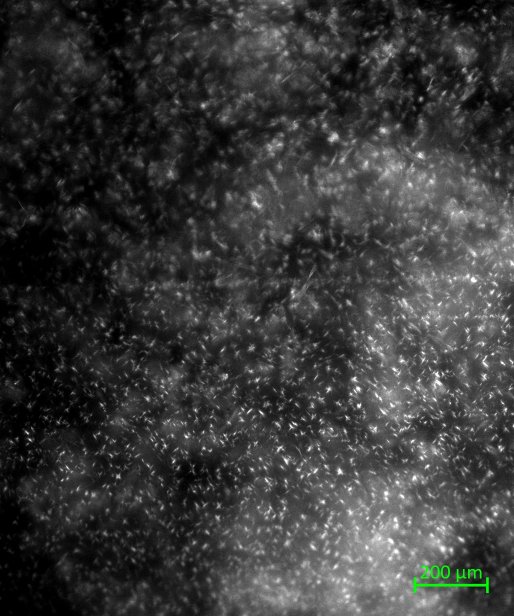
#> input picture Images/1_Macro_10_1000_32_6_12.jpg, 1028 x 1232 px, found by its file name (shown at 1/2 size); its folder holds 4 pictures in this run
$ python crystals_images.py
#> lines starting #> are read from the running program, lines starting #| are printed output that depends on the picture; after the words box and inside, x2 and y2 are one past the last pixel; in counts of white or black regions, pixels touching at a corner belong together
#import the libraries
import numpy as np
import pandas as pd
import cv2
import matplotlib.pyplot as plt
import seaborn as sns
import os

# create the database
def database(file, data, cnt_ellipse, cnt_rect):
    # properties
#> called with file = '1_Macro_10_1000_32_6_12.jpg', cnt_ellipse = 0, cnt_rect = 0
    properties = file[:-4].split('_')
    '''
        properties[0] -> Number of the teste
            ''    [1] -> Type(Macro, Micro, Mist)
            ''    [2] -> Concentration
            ''    [3] -> Reynolds
            ''    [4] -> Toil
            ''    [5] -> Tcool
            ''    [6] -> Time
    '''

    # get the contours(Leticia code)
    # read the image
    image = cv2.imread('%s/%s' % (FOLDER_PATH, file))
#> image is the input picture: shape (1232, 1028, 3); mean B, G, R 57.2, 57.7, 57.2

    # verify if the color of the image
    gray = cv2.cvtColor(image, cv2.COLOR_BGR2GRAY)
    mean = cv2.mean(gray)[0]
#> mean = 57.48
    if mean < 127:
        image = cv2.bitwise_not(image)
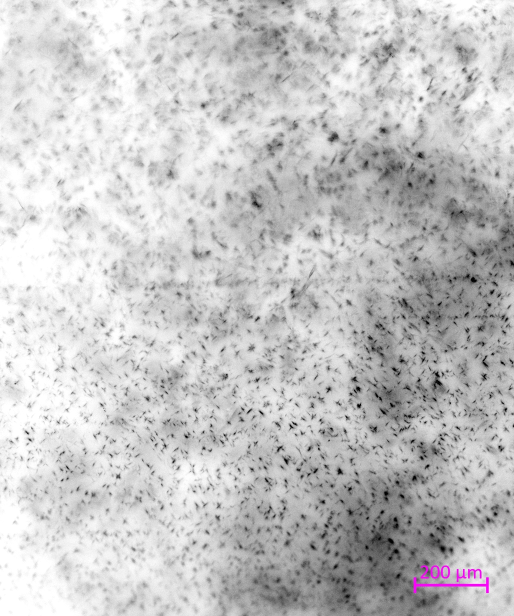
#> image: shape (1232, 1028, 3) (shown at 1/2 size); mean B, G, R 197.8, 197.3, 197.8

    # crop the image
    height, width,_ = image.shape
#> height = 1232; width = 1028
    crop_size = int(min(height, width) * 0.40)
#> crop_size = 411
    x = int((width - crop_size) / 2)
#> x = 308
    y = int((height - crop_size) / 2)
#> y = 410
    image = image[y:y+crop_size, x:x+crop_size]
#> image: shape (411, 411, 3)

    # filters
    if properties[1] == 'Macro':
        gray_image = cv2.cvtColor(image, cv2.COLOR_BGR2GRAY)
        # image = cv2.medianBlur(gray_image, 1) # !!!!!!!!!!!!!!
        image_blur = cv2.GaussianBlur(gray_image, (3,3), 0)
        # _, th = cv2.threshold(image_blur, 0, 255, cv2.THRESH_BINARY+cv2.THRESH_OTSU)
        image_eq = cv2.equalizeHist(image_blur)
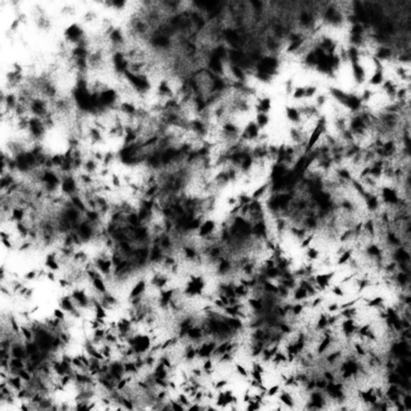
#> image_eq: shape (411, 411); min 0, max 255, mean 129.3
        th_adap = cv2.adaptiveThreshold(image_eq, 255, cv2.ADAPTIVE_THRESH_GAUSSIAN_C, cv2.THRESH_BINARY_INV, 11, 2)
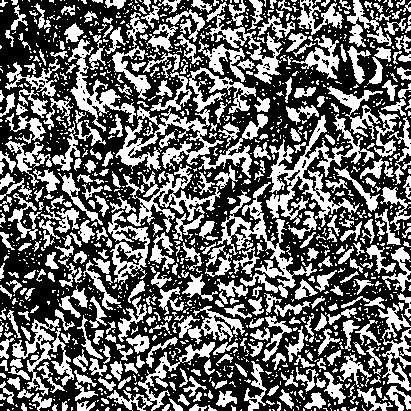
#> th_adap: shape (411, 411); 40.8% white; 1508 white regions (1117 under 20 px), largest, box (x1, y1, x2, y2) and area: (266, 114, 374, 227) 3270, (217, 182, 317, 298) 2352, (115, 106, 224, 171) 2197

        # Apply aperture morphological filter
        kernel = np.ones((5, 5),np.uint8)
        opening = cv2.morphologyEx(th_adap, cv2.MORPH_OPEN, kernel, iterations=1)
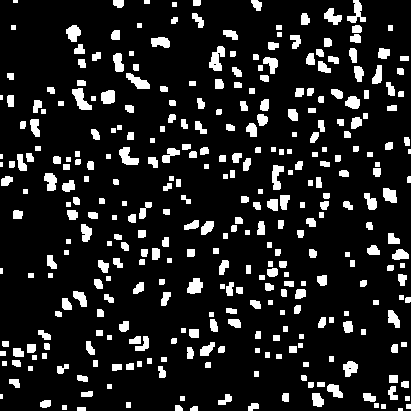
#> opening: shape (411, 411); 12.7% white; 346 white regions (8 under 20 px)
        # cv2.imshow('teste', opening)
        # cv2.waitKey(0)

        # indentify the contours
        '''
            try to find the best image for input in cv2.findCountours
        '''
        contours, hierarchy = cv2.findContours(opening, cv2.RETR_TREE, cv2.CHAIN_APPROX_SIMPLE)
#> contours = 348 contours, 70 with area under 20; largest, box (x1, y1, x2, y2) and area: (209, 46, 225, 71) 202, (72, 88, 92, 110) 196, (119, 147, 139, 165) 179, (126, 73, 150, 89) 169, (187, 278, 203, 294) 160


    elif properties[1] == 'Micro':
        gray_image = cv2.cvtColor(image, cv2.COLOR_BGR2GRAY)
        # image = cv2.medianBlur(gray_image, 1) # !!!!!!!!!!!!!!
        image_blur = cv2.GaussianBlur(gray_image, (1, 1), 0)
        # _, th = cv2.threshold(image_blur, 0, 255, cv2.THRESH_BINARY+cv2.THRESH_OTSU)
        image_eq = cv2.equalizeHist(image_blur)
        th_adap = cv2.adaptiveThreshold(image_eq, 255, cv2.ADAPTIVE_THRESH_GAUSSIAN_C, cv2.THRESH_BINARY_INV, 11, 2)

        # Apply aperture morphological filter
        kernel = np.ones((5, 5),np.uint8)
        opening = cv2.morphologyEx(th_adap, cv2.MORPH_OPEN, kernel, iterations=1)
        # cv2.imshow('teste', opening)
        # cv2.waitKey(0)

        # indentify the contours
        '''
            try to find the best image for input in cv2.findCountours
        '''
        contours, hierarchy = cv2.findContours(opening, cv2.RETR_TREE, cv2.CHAIN_APPROX_SIMPLE)

    # calculate AR
    for cnt in contours:
        '''
            cv2.fitEllipse needs 5 point in contours. Some contours have less than 5 points.
            Try to use the the function fitEllipse to calculate the AR. If don't work, use the function
            minAreaRect to calculate the AR.
        '''
        try:
            ellipse = cv2.fitEllipse(cnt)

            major = max(ellipse[1][0], ellipse[1][1])
            minor = min(ellipse[1][0], ellipse[1][1])
            ar = major/minor

            row_to_append = pd.DataFrame([{'Type':properties[1], 'Reynolds':properties[3], 'Toil':properties[4], 'Tcool':properties[5], 'Time':properties[6], 'AR': ar}])
            data = pd.concat([data, row_to_append], ignore_index=True)

            cnt_ellipse += 1

            # draw the contours
            image = cv2.ellipse(image, ellipse[0], ellipse[1], ellipse[2], 0, 360, (0, 0, 255), 3)

        except:
            rect = cv2.minAreaRect(cnt)
            box = cv2.boxPoints(rect)
            box = np.int0(box)
            '''
                rect -> ((x, y), (w, h), angle)
                https://namkeenman.wordpress.com/2015/12/18/open-cv-determine-angle-of-rotatedrect-minarearect/
            '''
            # calculate the AR
            major = max(rect[1][0], rect[1][1])
            minor = min(rect[1][0], rect[1][1])
            ar = major/minor

            row_to_append = pd.DataFrame([{'Type':properties[1], 'Reynolds':properties[3], 'Toil':properties[4], 'Tcool':properties[5], 'Time':properties[6], 'AR': ar}])
            data = pd.concat([data, row_to_append], ignore_index=True)

            cnt_rect += 1

            #draw the contours
            image = cv2.drawContours(image, [box], 0, (0, 0, 255), 2)
#> this loop made 348 passes
#> (cnt, rect, box, major, minor, ar, data) on passes 1, 2, 5, 6: ([[398, 408], [398, 410], [402, 410], [402, 408]], ((400, 409), (2, 4), -90), [[402, 410], [398, 410], [398, 408], [402, 408]], 4, 2, 2, table of 1 rows and 6 columns), ([[77, 407], [77, 410], [85, 410], [85, 407]], ((81, 408.5), (3, 8), -90), [[85, 410], [77, 410], [77, 407], [85, 407]], 8, 3, 2.67, table of 2 rows and 6 columns), ([[62, 405], [62, 409], [66, 409], [66, 405]], ((64, 407), (4, 4), -90), [[66, 409], [62, 409], [62, 405], [66, 405]], 4, 4, 1, table of 5 rows and 6 columns), ([[406, 404], [406, 408], [410, 408], [410, 404]], ((408, 406), (4, 4), -90), [[410, 408], [406, 408], [406, 404], [410, 404]], 4, 4, 1, table of 6 rows and 6 columns)
#> (ellipse, major, minor, ar, data) on passes 3, 4, 9, 11, 14, 16: (((194.1, 408.5), (5.46, 8.63), 71.6), 8.63, 5.46, 1.58, table of 3 rows and 6 columns), (((177.9, 408.1), (6.57, 8.96), 118.2), 8.96, 6.57, 1.36, table of 4 rows and 6 columns), (((253.3, 406.3), (6.83, 12.05), 72.51), 12.05, 6.83, 1.76, table of 9 rows and 6 columns), (((45.6, 403.3), (6.98, 12.86), 76.53), 12.86, 6.98, 1.84, table of 11 rows and 6 columns), (((224.7, 399), (8.88, 14.98), 66.01), 14.98, 8.88, 1.69, table of 14 rows and 6 columns), (((368.6, 397.1), (7.79, 14.52), 107.3), 14.52, 7.79, 1.87, table of 16 rows and 6 columns)
#> pass 3, in database, `image = cv2.ellipse(image, ellipse[0], ellipse[1], ellipse[2], 0, 360,..`:
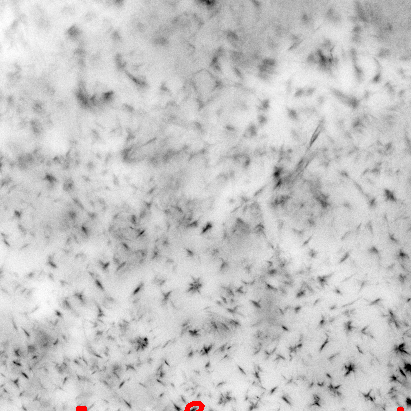
#> image: shape (411, 411, 3); mean B, G, R 198.2, 198.2, 198.5
#> after the loop:
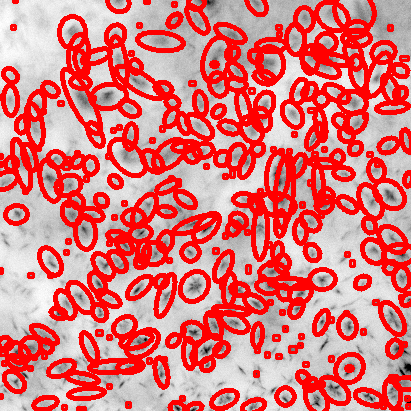
#> image: shape (411, 411, 3); mean B, G, R 121.2, 121.2, 221.3
#> after the loop, cnt_ellipse = 227; cnt_rect = 121

    # validate the contours
    # cv2.imshow('Cristais', image)
    # cv2.waitKey(0)

    N_of_crystals = data.shape[0]
#> N_of_crystals = 348

    return data, properties, N_of_crystals, cnt_ellipse, cnt_rect

def graphics(data, data_crystals):
    # 1: AR x Reynolds, hue = Type
    plt.subplot(2, 2, 1)
    sns.lineplot(x=data['Reynolds'], y=data['AR'], hue=data['Type'])
    plt.title('AR x Reynolds')

    # 2: AR x Reynolds, hue = Toil
    plt.subplot(2, 2, 2)
    sns.lineplot(x=data['Reynolds'], y=data['AR'], hue=data['Toil'])
    plt.title('AR x Reynolds')

    # 3: AR x Reynolds, hue = Tcool
    plt.subplot(2, 2, 3)
    sns.lineplot(x=data['Reynolds'], y=data['AR'], hue=data['Tcool'])
    plt.title('AR x Reynolds')

    # 4: AR x Time
    plt.subplot(2, 2, 4)
    df = data.copy()
    df['Time'] = df['Time'].astype(int)
    df = df.sort_values('Time', ascending=True).reset_index(drop=True)
    sns.lineplot(df, x=df['Time'], y=df['AR'], hue=df['Type'])
    plt.title('AR x Time')
    plt.show()

    # 5: Distribution of AR
    sns.histplot(data, x = data['AR'], bins=100, kde=True, hue=data['Type'])
    plt.title('Distribuiton of AR')
    plt.show()

    # --------------------------------------- N_of_crystals graphics ---------------------------------------------------
    # 6: N of crystals x Reynolds, hue = Type
    plt.subplot(2, 2, 1)
    sns.lineplot(x=data_crystals['Reynolds'], y=data_crystals['N_of_crystals'], hue=data_crystals['Type'])
    plt.title('N_of_crystals x Reynolds')

    # 7: N of crystals x Reynolds, hue = Toil
    plt.subplot(2, 2, 2)
    sns.lineplot(x=data_crystals['Reynolds'], y=data_crystals['N_of_crystals'], hue=data_crystals['Toil'])
    plt.title('N_of_crystals x Reynolds')

    # 8: N of crystals x Reynolds, hue = Tcool
    plt.subplot(2, 2, 3)
    sns.lineplot(x=data_crystals['Reynolds'], y=data_crystals['N_of_crystals'], hue=data_crystals['Tcool'])
    plt.title('N_of_crystals x Reynolds')

    # 10: N_of_crystals x Time
    plt.subplot(2, 2, 4)
    df_ = data_crystals.copy()
    df_['Time'] = df_['Time'].astype(int)
    df_ = df_.sort_values('Time', ascending=True).reset_index(drop=True)
    sns.lineplot(df_, x=df_['Time'], y=df_['N_of_crystals'], hue=df_['Type'])
    plt.title('AR x Time')
    plt.show()

    # 9: Distribution of N_of_crystals
    sns.histplot(data_crystals, x = data_crystals['N_of_crystals'], bins=100, kde=True, hue=data_crystals['Type'])
    plt.title('Distribuiton of N_of_crystals')
    plt.show()


# FOLDER_PATH = '/home/lucas/FUNWAX/Images'
FOLDER_PATH = 'D:\LUCAS\IC\FUNWAX\Images'
data = pd.DataFrame(columns=['Type', 'Reynolds', 'Toil', 'Tcool', 'Time', 'AR'])
data_crystals = pd.DataFrame(columns=['Type', 'Reynolds', 'Toil', 'Tcool', 'Time', 'N_of_crystals'])

cnt_ellipse = 0
cnt_rect = 0

N_of_crystals_ = [0]

files = os.listdir(FOLDER_PATH) # list with all files in folder
for i, file in enumerate(files):
    if file.endswith('.jpg'): # take just the images
        data, properties, N_of_crystals, cnt_ellipse, cnt_rect = database(file, data, cnt_ellipse, cnt_rect)
#> data = table of 348 rows and 6 columns; properties = ['1', 'Macro', '10', '1000', '32', '6', '12']; N_of_crystals = 348; cnt_ellipse = 227; cnt_rect = 121
        print('%s...OK' % file)
        N_of_crystals_.append(N_of_crystals)
        row_to_append = pd.DataFrame([{'Type':properties[1], 'Reynolds':properties[3], 'Toil':properties[4], 'Tcool':properties[5], 'Time':properties[6], 'N_of_crystals': int(N_of_crystals-N_of_crystals_[i])}])
#> row_to_append = table of 1 rows and 6 columns
        data_crystals = pd.concat([data_crystals, row_to_append], ignore_index=True)
#> data_crystals = table of 1 rows and 6 columns
#> pass 2 of the loop `for i, file in enumerate(files):`:
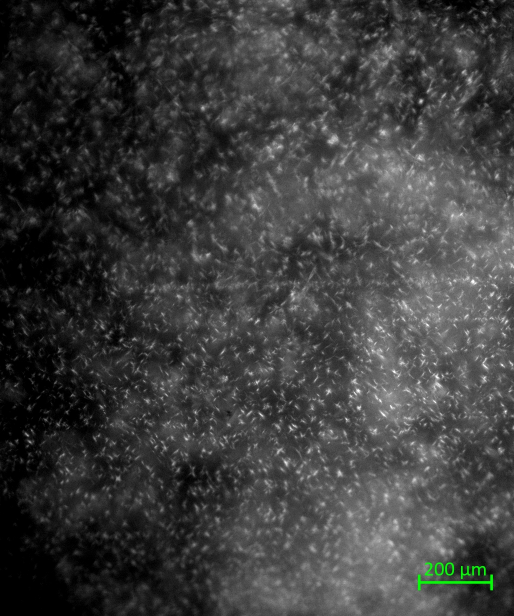
#> input picture Images/1_Macro_10_1000_32_6_15.jpg, 1028 x 1232 px, found by its file name (shown at 1/2 size)
#> in database, image is the input picture: shape (1232, 1028, 3); mean B, G, R 60.5, 60.9, 60.5
#> mean = 60.73
#> in database (call 2), `th_adap = cv2.adaptiveThreshold(image_eq, 255, cv2.ADAPTIVE_THRESH_GAU..`:
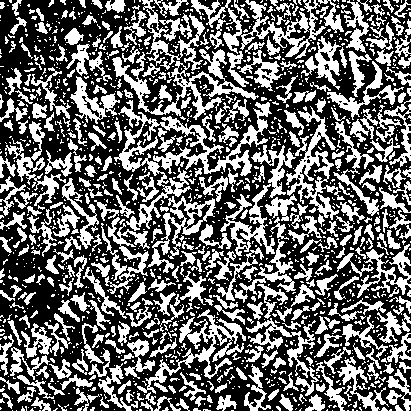
#> th_adap: shape (411, 411); 40.9% white; 1519 white regions (1132 under 20 px), largest, box (x1, y1, x2, y2) and area: (114, 100, 272, 231) 3931, (112, 49, 259, 120) 2277, (191, 0, 326, 59) 2174
#> opening: shape (411, 411); 10.6% white; 310 white regions (10 under 20 px)
#> contours = 311 contours, 65 with area under 20; largest, box (x1, y1, x2, y2) and area: (114, 58, 148, 93) 275, (316, 53, 339, 77) 244, (73, 88, 91, 115) 206, (349, 52, 364, 86) 192, (211, 50, 224, 76) 156
#> the loop in database (call 2), `for cnt in contours:` made 311 passes
#> (cnt, rect, box, major, minor, ar, data) on passes 1 to 2: ([[396, 408], [396, 410], [400, 410], [400, 408]], ((398, 409), (2, 4), -90), [[400, 410], [396, 410], [396, 408], [400, 408]], 4, 2, 2, table of 349 rows and 6 columns), ([[372, 408], [372, 410], [377, 410], [377, 408]], ((374.5, 409), (2, 5), -90), [[377, 410], [372, 410], [372, 408], [377, 408]], 5, 2, 2.5, table of 350 rows and 6 columns)
#> after the loop in database (call 2), `for cnt in contours:`:
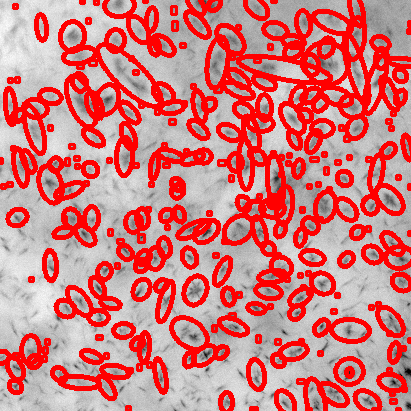
#> image: shape (411, 411, 3); mean B, G, R 123.4, 123.4, 210.1
#> pass 3 of the loop `for i, file in enumerate(files):`:
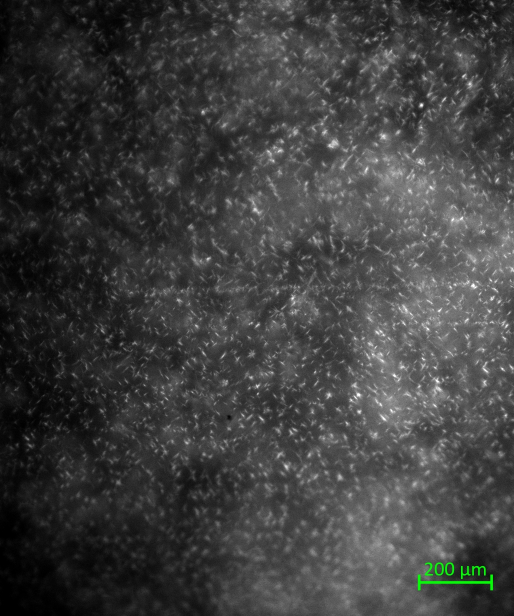
#> input picture Images/1_Macro_10_1000_32_6_16.jpg, 1028 x 1232 px, found by its file name (shown at 1/2 size)
#> in database, image is the input picture: shape (1232, 1028, 3); mean B, G, R 62.5, 62.9, 62.5
#> in database (call 3), `th_adap = cv2.adaptiveThreshold(image_eq, 255, cv2.ADAPTIVE_THRESH_GAU..`:
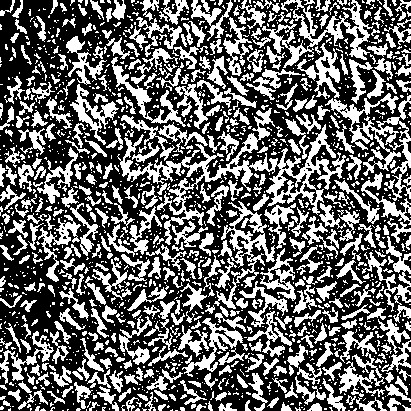
#> th_adap: shape (411, 411); 40.3% white; 1613 white regions (1183 under 20 px), largest, box (x1, y1, x2, y2) and area: (117, 108, 346, 245) 5073, (325, 93, 411, 201) 2272, (262, 0, 373, 68) 2021
#> opening: shape (411, 411); 8.9% white; 273 white regions (4 under 20 px), largest, box (x1, y1, x2, y2) and area: (342, 368, 358, 389) 203, (350, 61, 364, 88) 192, (132, 88, 149, 104) 190
#> the loop in database (call 3), `for cnt in contours:` made 273 passes
#> cnt on passes 1 to 3: [[405, 408], [405, 410], [410, 410], [410, 408]], [[256, 408], [256, 410], [261, 410], [261, 408]], [[225, 408], [225, 410], [231, 410], [231, 408]]
#> after the loop in database (call 3), `for cnt in contours:`:
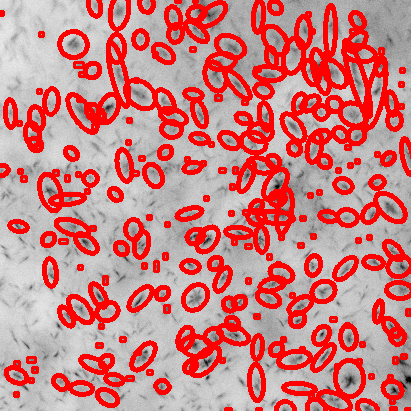
#> image: shape (411, 411, 3); mean B, G, R 128.7, 128.7, 205
#> the loop made 4 passes; the first 3 are shown

# print(data)
graphics(data, data_crystals)
#> in graphics, `plt.show()`:
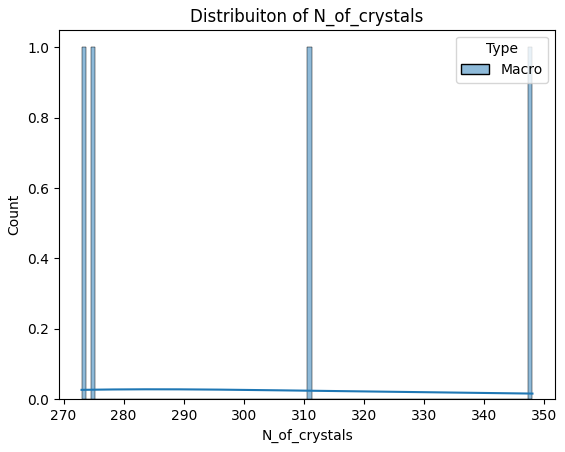
#> figure drawn by matplotlib, 1 panel; curve peaks at x = 285.1, y = 0.0282

print('AR calculate by ellipse: %s' % cnt_ellipse)
#| AR calculate by ellipse: 736
print('AR calculate by rectangle: %s' % cnt_rect)
#| AR calculate by rectangle: 471
print('Total: %s' % (cnt_ellipse + cnt_rect))
#| Total: 1207
print('Percentage of AR ellipse: %s' % (round((cnt_ellipse*100/(cnt_ellipse+cnt_rect)), 2)))
#| Percentage of AR ellipse: 60.98
